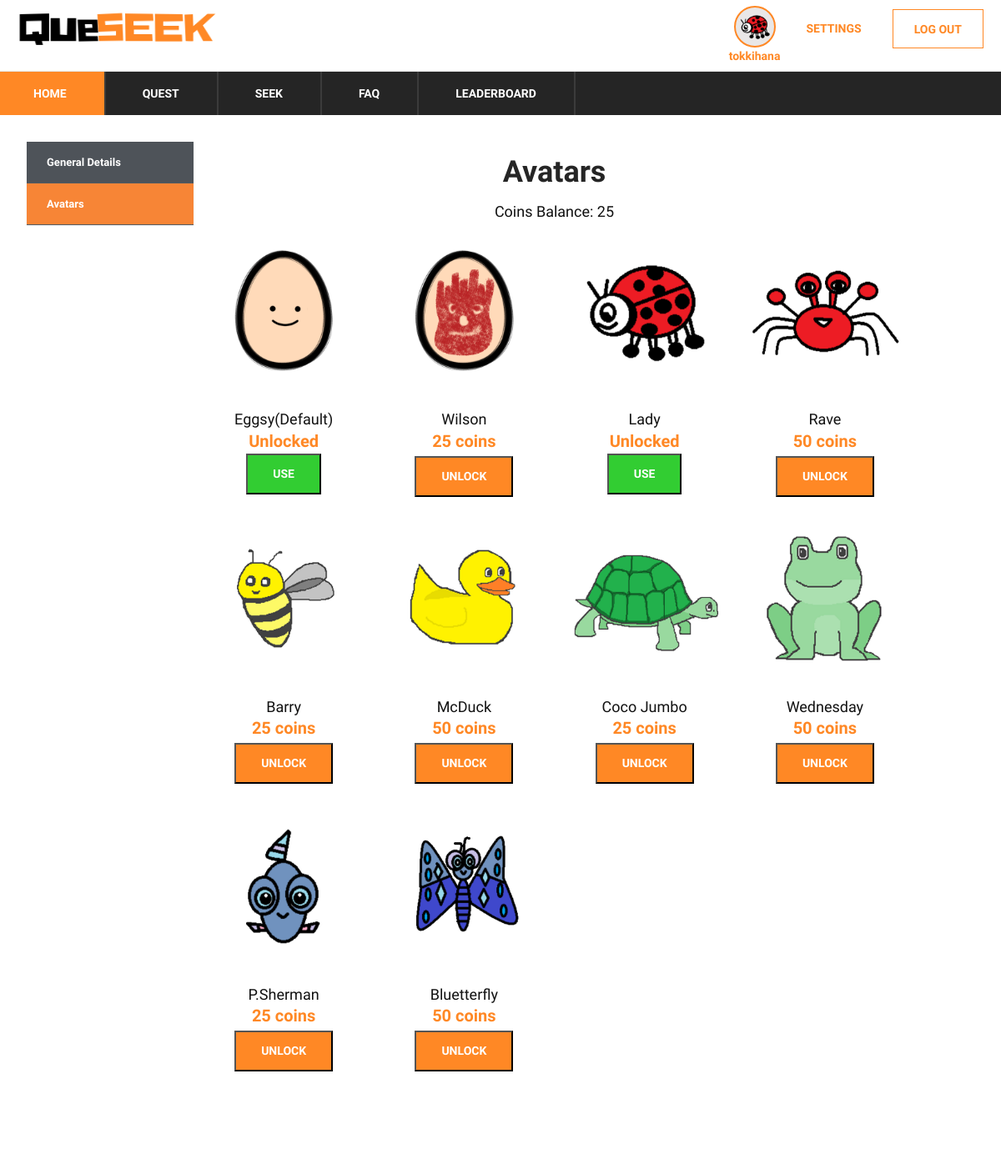
Page /profile/avatars (signed in) on the committed database.
### app/models.py (models this page shows)
class UserProfile(UserMixin, Base):
    __tablename__ = "userProfile"
    id = db.Column(db.String, ForeignKey('users.id'), primary_key=True)
    level = db.Column(db.Integer, nullable=False, default=1)
    coinsBalance = db.Column(db.Integer, nullable=False, default=50)
    coinsCollected = db.Column(db.Integer, nullable=False, default=0)
    coinsToNext = db.Column(db.Integer, nullable=False, default=20)
    avatarId = db.Column(db.String, ForeignKey('Avatars.avatarId'), default='0000')

class User(UserMixin, Base):
    __tablename__ = "users"
    id = db.Column(db.String, primary_key=True)
    email = db.Column(db.String(255), unique=True, nullable=False)
    password = db.Column(db.String(255), nullable=False)
    username = db.Column(db.String(255), unique=True, nullable=False)
    created_at = db.Column(DateTime(timezone=True), default=datetime.now(pytz.timezone('Asia/Singapore')))

class Avatars(UserMixin, Base):
    __tablename__ = "Avatars"
    avatarId = db.Column(db.String, primary_key=True)
    name = db.Column(db.String)
    coinsRequired = db.Column(db.Integer, default=0)

### app/__init__.py (the view)
@app.route('/profile/avatars')
def profile_avatars():
    user = current_user
    userprofile = (db.session.query(UserProfile, Avatars)
                   .filter(UserProfile.id == user.id)
                   .filter(UserProfile.avatarId == Avatars.avatarId)
                   .first()
                   )
    print(userprofile)
    avatars = db.session.query(Avatars).all()
    ua = (db.session.query(UserAvatars.avatarId)
          .filter(user.id == UserAvatars.userId)
          .all())
    user_avatars = []
    for i in ua:
        user_avatars.append(i[0])
    return render_template('profile.html', user=user, userprofile=userprofile, page='avatars', avatars=avatars,
                           user_avatars=user_avatars)

### app/__init__.py (called while the page is built)
@login.user_loader
def load_user(id):
    return User.query.get(id)

@app.context_processor
def inject_dict_for_all_templates():
    if (not current_user.is_anonymous):
        userprofile = (db.session.query(UserProfile)
                       .filter(UserProfile.id == current_user.id)
                       .first()
                       )
        return dict(current_user_avatar=userprofile.avatarId)
    return dict()

### app/templates/profile.html (shortened to what this page needs)
<!DOCTYPE html>
<html lang="zxx">
<head>
    <link rel="stylesheet" href="{{ url_for('static', filename='css/bootstrap.min.css')}}" type="text/css">
    <link rel="stylesheet" href="{{ url_for('static', filename='css/font-awesome.min.css')}}" type="text/css">
    <link rel="stylesheet" href="{{ url_for('static', filename='css/themify-icons.css')}}" type="text/css">
    <link rel="stylesheet" href="{{ url_for('static', filename='css/elegant-icons.css')}}" type="text/css">
    <link rel="stylesheet" href="{{ url_for('static', filename='css/owl.carousel.min.css')}}" type="text/css">
    <link rel="stylesheet" href="{{ url_for('static', filename='css/nice-select.css')}}" type="text/css">
    <link rel="stylesheet" href="{{ url_for('static', filename='css/jquery-ui.min.css')}}" type="text/css">
    <link rel="stylesheet" href="{{ url_for('static', filename='css/slicknav.min.css')}}" type="text/css">
    <link rel="stylesheet" href="{{ url_for('static', filename='css/style.css')}}" type="text/css">
    <link rel="stylesheet" href="{{ url_for('static', filename='css/table.css')}}" type="text/css">
</head>
<body>
<header class="header-section">
    {% include "base/topbar.html" %}
    {% include "base/menu.html" %}
</header>
<section class="product-shop spad">
    <div class="topbar-cover2">
        <div class="desc">
            <section class="cd-faq">
                <div class="cd-faq-categories">
                    {% if page == 'avatars' %}
                    <a href="{{url_for('profile_general')}}">General Details</a>
                    <a class="active" href="{{url_for('profile_avatars')}}">Avatars</a>
                    {% else %}
                    <a class="active" href="{{url_for('profile_general')}}">General Details</a>
                    <a href="{{url_for('profile_avatars')}}">Avatars</a>
                    {% endif %}
                </div>
                <div class="container">
                    <div class="row">
                        {% if page == 'avatars' %}
                        <section class="shopping-cart spad">
                            <div class="blog-details-inner">
                                <div class="blog-detail-title">
                                    <h2>Avatars</h2>
                                    <h5>Coins Balance: {{ userprofile[0].coinsBalance }}</h5>
                                </div>
                            </div>
                            <div class="col-lg-9 order-1 order-lg-2">
                                <div class="product-list">
                                    <div class="row">
                                        {% for row in avatars %}
                                        <div class="col-lg-3 col-sm-6">
                                            <div class="product-item">
                                                <div class="pi-pic">
                                                    <img src="{{ url_for('static', filename='img/avatars/'+row.avatarId+'.png')}}"
                                                         alt="">
                                                </div>
                                                <div class="pi-text">
                                                    <h5>{{row.name}}</h5>
                                                    <div class="product-price">
                                                        {% if row.avatarId in user_avatars %}
                                                        Unlocked
                                                        <form action="{{ url_for('profile_avatars_update', avatarId=row.avatarId) }}"
                                                              method="post">
                                                            <button class="unlocked-btn" type="submit" value=""/>
                                                            Use
                                                        </form>
                                                        {% else %}
                                                        {{ row.coinsRequired|string + ' coins'
                                                        }}
                                                        <form action="{{ url_for('profile_avatars_unlock', avatarId=row.avatarId) }}"
                                                              method="post">
                                                            <button class="primary-btn" type="submit" value=""/>
                                                            Unlock
                                                        </form>
                                                        {% endif %}
                                                    </div>
                                                </div>
                                            </div>
                                        </div>
                                        {% endfor %}
                                    </div>
                                </div>
                            </div>
                        </section>
                        {% endif %}
                    </div>
                </div>
            </section>
        </div>
    </div>
</section>
</body>
</html>

### app/templates/base/loginlogout.html
<div class="ht-right">
    <div class="login-panel">
        {% if current_user.is_anonymous %}
        <a href="{{ url_for('signup') }} " class="log-btn">SIGN UP</a>
        <a href="{{ url_for('login') }} " class="log-btn">LOG IN</a>
        {% else %}
        <a href="{{ url_for('logout') }}" class="log-btn">LOG OUT</a>
        <a href="{{ url_for('settings') }}" class="settings-btn">SETTINGS</a>
        {% endif %}
    </div>
    {% if current_user.is_anonymous %}
    {% else %}
    <div class="login-panel">
        <a href="{{url_for('profile')}}">
            <img src="{{ url_for('static', filename='img/avatars/'+current_user_avatar+'.png')}}"
                 width="50">
        </a>
        <a href="{{ url_for('profile') }}" class="user-btn"> {{ current_user.username }}</a>
    </div>
    {% endif %}
</div>

### app/static/css/style.css (style rules this page uses)
html, body { height: 100%; font-family: "Muli", sans-serif; -webkit-font-smoothing: antialiased; font-smoothing: antialiased; }
h1, h2, h3, h4, h5, h6 { margin: 0; color: #111111; font-weight: 400; font-family: "Muli", sans-serif; }
h2 { font-size: 36px; }
h5 { font-size: 18px; }
img { max-width: 100%; }
.primary-btn { display: inline-block; font-size: 14px; font-weight: 700; padding: 12px 30px; color: #ffffff; background: #ff8825; text-transform: uppercase; margin: 3px; }
.unlocked-btn { display: inline-block; font-size: 14px; font-weight: 700; padding: 12px 30px; color: #ffffff; background: #32CD32; text-transform: uppercase; }
.header-top .ht-right { float: right; }
.header-top .ht-right .login-panel { float: right; font-size: 14px; color: #252525; display: inline-block; padding-top: 7px; padding-bottom: 7px; }
.product-item { margin-bottom: 26px; }
.product-item .pi-pic { overflow: hidden; position: relative; }
.product-item .pi-pic img { min-width: 100%; }
.product-item .pi-text { text-align: center; padding-top: 26px; }
.product-item .pi-text .product-price { color: #ff8825; font-size: 20px; font-weight: 700; }
.product-shop { padding-bottom: 80px; }
.shopping-cart { padding-bottom: 60px; }
.blog-details-inner .blog-detail-title { text-align: center; margin: 15px; }
.blog-details-inner .blog-detail-title h2 { color: #252525; font-weight: 700; margin-bottom: 15px; }
@media only screen and (min-width: 1200px) { .container { max-width: 1270px; } }
.log-btn { float: right; display: inline-block; padding-left: 20px; padding-top: 18px; padding-bottom: 15px; color: #ff8825; border: 1px solid #ff8825; font-size: 14px; font-weight: 700; text-transform: uppercase; padding: 13px 25px 11px; cursor: pointer; margin: 4px 6px; }
.settings-btn { float: right; display: inline-block; padding-left: 20px; padding-top: 18px; padding-bottom: 15px; color: #ff8825; font-size: 14px; font-weight: 700; text-transform: uppercase; padding: 13px 25px 11px; cursor: pointer; margin: 4px 6px; }
.user-btn { color: #ff8825; font-size: 14px; font-weight: 700; cursor: pointer; }
.login-panel img { display: block; background-color:#e9e7e7; border:2px solid #ff8825; border-radius:50%; -moz-border-radius:50%; -webkit-border-radius:50%; margin:auto; }
.login-panel a { display: block; text-align: center; }

### rows in the picture
UserProfile: avatarId (picture), coinsBalance "25"
User: username "tokkihana"
Avatars: avatarId (picture), name "Eggsy(Default)"
Avatars: avatarId (picture), name "Wilson", coinsRequired "25 coins"
Avatars: avatarId (picture), name "Lady"
Avatars: avatarId (picture), name "Rave", coinsRequired "50 coins"
Avatars: avatarId (picture), name "Barry", coinsRequired "25 coins"
Avatars: avatarId (picture), name "McDuck", coinsRequired "50 coins"
Avatars: avatarId (picture), name "Coco Jumbo", coinsRequired "25 coins"
Avatars: avatarId (picture), name "Wednesday", coinsRequired "50 coins"
Avatars: avatarId (picture), name "P.Sherman", coinsRequired "25 coins"
Avatars: avatarId (picture), name "Bluetterfly", coinsRequired "50 coins"
